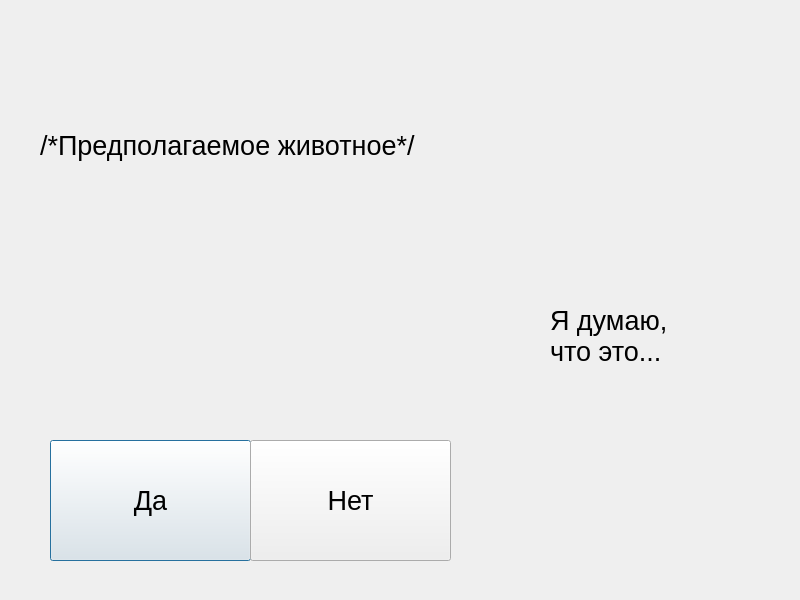
<?xml version="1.0" encoding="UTF-8"?>
<ui version="4.0">
 <class>Guess</class>
 <widget class="QDialog" name="Guess">
  <property name="geometry">
   <rect>
    <x>0</x>
    <y>0</y>
    <width>800</width>
    <height>600</height>
   </rect>
  </property>
  <property name="windowTitle">
   <string>Dialog</string>
  </property>
  <widget class="QPushButton" name="pushButton_Yes">
   <property name="geometry">
    <rect>
     <x>50</x>
     <y>440</y>
     <width>201</width>
     <height>121</height>
    </rect>
   </property>
   <property name="font">
    <font>
     <pointsize>20</pointsize>
    </font>
   </property>
   <property name="text">
    <string>Да</string>
   </property>
  </widget>
  <widget class="QPushButton" name="pushButton_No">
   <property name="geometry">
    <rect>
     <x>250</x>
     <y>440</y>
     <width>201</width>
     <height>121</height>
    </rect>
   </property>
   <property name="font">
    <font>
     <pointsize>20</pointsize>
    </font>
   </property>
   <property name="text">
    <string>Нет</string>
   </property>
  </widget>
  <widget class="QLabel" name="label">
   <property name="geometry">
    <rect>
     <x>550</x>
     <y>290</y>
     <width>161</width>
     <height>91</height>
    </rect>
   </property>
   <property name="font">
    <font>
     <pointsize>20</pointsize>
    </font>
   </property>
   <property name="text">
    <string>Я думаю, 
что это...</string>
   </property>
  </widget>
  <widget class="QLabel" name="Suggestion">
   <property name="geometry">
    <rect>
     <x>40</x>
     <y>80</y>
     <width>591</width>
     <height>131</height>
    </rect>
   </property>
   <property name="font">
    <font>
     <pointsize>20</pointsize>
    </font>
   </property>
   <property name="text">
    <string>/*Предполагаемое животное*/</string>
   </property>
  </widget>
 </widget>
 <resources/>
 <connections/>
</ui>
